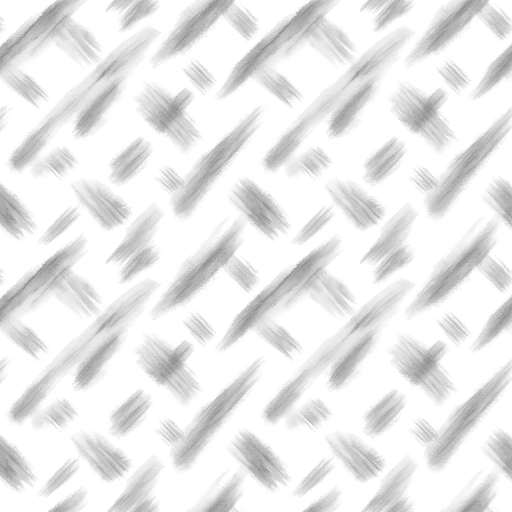
#> input picture art_src/src/v21f/fx_f08_brush_gen1.jpg, 1024 x 1024 px, found by its file name (shown at 1/2 size)
$ python make_fx_extra.py
#> lines starting #> are read from the running program, lines starting #| are printed output that depends on the picture
### art_src/tools/make_tiles.py
#!/usr/bin/env python3
"""Seamless terrain tiles / edge overlays from AI ground images, by tool only (no painting).

Tiles: the whole 1024 image is downscaled to N+ov (576 for N=512, never upscaled), then wrapped with a
min-error boundary cut (image quilting): the ov px that run past the right/bottom edge are stitched onto the
left/top along the cheapest path through |A-B|, feathered 2 px. No cross-fade, so no ghosting.
Edges: an AI image with material A on top and B below; the A fringe becomes an alpha overlay strip (A pixels by
colour classification, fading into the A tile above), wrapped in x the same way. Corners are polar warps of the
straight strip (outer: A inside a rounded quarter, inner: the reverse).
Usage: make_tiles.py config.json
"""
import json, sys, os
import numpy as np
from PIL import Image
from scipy import ndimage

def seam_score(t, axis):
    t = t[..., :3].astype(float)
    if axis == 'x':
        wrap = np.abs(t[:, -1] - t[:, 0]).mean(); inner = np.abs(np.diff(t, axis=1)).mean()
    else:
        wrap = np.abs(t[-1] - t[0]).mean(); inner = np.abs(np.diff(t, axis=0)).mean()
    return round(float(wrap / max(inner, 1e-6)), 2)

def min_cut(err):
    """err: H x ov. Returns per-row column index of the cut (cheapest top-to-bottom path)."""
    H, W = err.shape; E = err.copy(); back = np.zeros((H, W), int)
    for i in range(1, H):
        prev = np.pad(E[i - 1], 1, constant_values=np.inf)
        cand = np.stack([prev[:-2], prev[1:-1], prev[2:]]); k = cand.argmin(0)
        E[i] += cand[k, np.arange(W)]; back[i] = np.arange(W) + k - 1
    path = np.zeros(H, int); path[-1] = E[-1].argmin()
    for i in range(H - 1, 0, -1): path[i - 1] = back[i, path[i]]
    return path

def wrap_x(img, n, feather=2):
    """img: H x (n+ov) x C float -> H x n x C, seamless in x."""
    ov = img.shape[1] - n; A = img[:, n:]; B = img[:, :ov]
    err = ((A[..., :3] - B[..., :3]) ** 2).sum(-1)
    if img.shape[2] == 4: err += ((A[..., 3] - B[..., 3]) ** 2) * 3
    path = min_cut(err)
    cols = np.arange(ov)[None, :]
    w = np.clip((cols - path[:, None]) / (2 * feather) + 0.5, 0, 1)   # 0 = take A (left of cut), 1 = take B
    out = img[:, :n].copy(); out[:, :ov] = A * (1 - w[..., None]) + B * w[..., None]
    return out, int(err[np.arange(len(path)), path].mean())

# [12 lines left out: function tile, not called in this run]

def h_cut(err):
    """cheapest left-to-right path through err (H x W) -> row index per column"""
    return min_cut(err.T)

# [10 lines left out: function variant, not called in this run]

def green_mask(a):
    r, g, b = a[..., 0], a[..., 1], a[..., 2]
    return ((g > r * 1.04) & (g > b * 1.15)).astype(float)

# [50 lines left out: functions edge_strip, corner, not called in this run]

def save(a, p):
    os.makedirs(os.path.dirname(p), exist_ok=True)
    Image.fromarray(a.astype(np.uint8), 'RGBA' if a.shape[2] == 4 else 'RGB').save(p)

def tiling_check(a, p, k=3):
    big = np.tile(a, (k, k, 1)) if a.shape[2] == 3 else np.tile(a, (1, k, 1))
    im = Image.fromarray(big.astype(np.uint8)); im = im.resize((im.width // 2, im.height // 2), Image.LANCZOS); im.save(p)

# [25 lines left out: function main, not called in this run]

# [2 lines that do not run on import are left out]

### art_src/tools/make_fx_extra.py
#!/usr/bin/env python3
"""make_fx_extra.py: F08 warning brush texture (AI sheet -> seamless 256 by tool) and F12 damage-number bitmap font
(tool-made from an OFL font, no AI). usage: make_fx_extra.py   (run from the repo root)
F08: the AI brush sheet is nearly periodic (measured period ~507 px at 1024); crop one period + 64 px overlap, min-cut wrap
     in x and y (make_tiles.wrap_x, no cross-fade), downscale to 256 with wrap padding. Output RGBA: white, alpha = stroke
     density (the shader tints it #7A2A2A / #C8584A per the warning spec).
F12: Lilita One (SIL OFL 1.1, Google Fonts) digits 0-9 + - ! x, 64 px, cream fill (#F2EBDD) with a 2 px lighter top
     gradient, 5 px dark-brown outline (#2A2018), 3 px drop shadow; AngelCode BMFont text .fnt + atlas png (Godot imports
     .fnt). Colour per event via modulate (outline stays dark): preview shows normal / crit / heal / player-hurt tints."""
import os, sys, json
import numpy as np
from PIL import Image, ImageDraw, ImageFont, ImageFilter
sys.path.insert(0, os.path.dirname(os.path.abspath(__file__)))
from make_tiles import wrap_x, seam_score

OUT = 'art_src/fx/fx_v2'

def f08(src='art_src/src/v21f/fx_f08_brush_gen1.jpg', period=None):
#> called with src = 'art_src/src/v21f/fx_f08_brush_gen1.jpg'
    g = np.asarray(Image.open(src).convert('L')).astype(float)
    if period is None:
        errs = {p: np.abs(g[:, :1024 - p] - g[:, p:]).mean() + np.abs(g[:1024 - p] - g[p:]).mean() for p in range(440, 560)}
#> errs = 120 items
        period = min(errs, key=errs.get)
#> period = 508
    ov = 64; a = g[:period + ov, :period + ov][..., None].repeat(3, 2)
    a, cx = wrap_x(a, period); t, cy = wrap_x(a.transpose(1, 0, 2), period); a = t.transpose(1, 0, 2)
#> in wrap_x, `ov = img.shape[1] - n`: ov = 64
#> after the loop in min_cut, `for i in range(1, H):`:
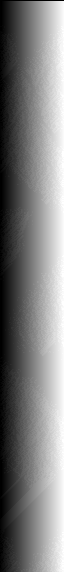
#> back: shape (572, 64) int64; min 0, max 63, mean 31.1; drawn with min black and max white
#> after the loop in min_cut, `for i in range(H - 1, 0, -1): path[i - 1] = back[i, path[i]]`: path = 572 values, max 58 at index 409, min 0 at index 0, mean 19.77
#> in wrap_x, `out[:, :ov] = A * (1 - w[..., None]) + B * w[..., None]`: out: shape (572, 508, 3) float64; min 125, max 255, mean 233.3
#> after `a, cx = wrap_x(a, period)`: cx = 3
#> call 2 of wrap_x, with n = 508, feather = 2
#> after the loop in min_cut (call 2), `for i in range(1, H):`:
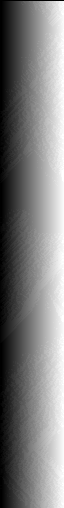
#> back: shape (508, 64) int64; min 0, max 63, mean 31.1; drawn with min black and max white
#> after the loop in min_cut (call 2), `for i in range(H - 1, 0, -1): path[i - 1] = back[i, path[i]]`: path = 508 values, max 63 at index 252, min 0 at index 0, mean 33.94
#> in wrap_x (call 2), `out[:, :ov] = A * (1 - w[..., None]) + B * w[..., None]`:
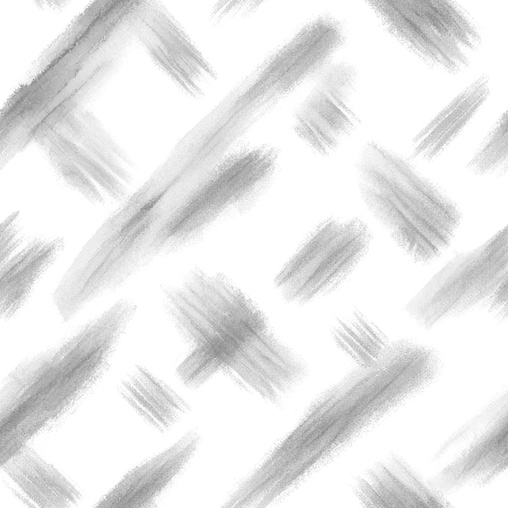
#> out: shape (508, 508, 3) float64; min 125, max 255, mean 234.1
#> after `t, cy = wrap_x(a.transpose(1, 0, 2), period)`: cy = 30
    pad = 32; big = np.pad(a, ((pad, pad), (pad, pad), (0, 0)), mode='wrap')
    s = 256 / period; im = Image.fromarray(np.clip(big, 0, 255).astype(np.uint8)).resize((round(big.shape[1] * s), round(big.shape[0] * s)), Image.LANCZOS)
#> after `s = 256 / period`: s = 0.504
    p2 = round(pad * s); im = im.crop((p2, p2, p2 + 256, p2 + 256))
#> after `p2 = round(pad * s)`: p2 = 16
    lum = np.asarray(im.convert('L')).astype(float)
    al = np.clip((255 - lum - 8) / (255 - lum - 8).max(), 0, 1) * 255
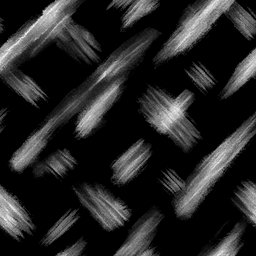
#> al: shape (256, 256) float64; min 0, max 255, mean 37.9
    out = np.dstack([np.full_like(al, 255), np.full_like(al, 255), np.full_like(al, 255), al]).astype(np.uint8)
#> out: shape (256, 256, 4)
    d = f'{OUT}/f08_warning_brush'; os.makedirs(d, exist_ok=True)
    Image.fromarray(out, 'RGBA').save(f'{d}/f08_warning_brush_256.png')
    sc = {'x': seam_score(np.dstack([al] * 3), 'x'), 'y': seam_score(np.dstack([al] * 3), 'y')}
#> in seam_score, `wrap = np.abs(t[:, -1] - t[:, 0]).mean()`: wrap = 7.8
#> in seam_score, `inner = np.abs(np.diff(t, axis=1)).mean()`: inner = 7.22
#> sc = {'x': 1.08, 'y': 0.8}
    # 3x3 check on the warning red
    chk = Image.new('RGBA', (768, 768), (60, 56, 52, 255)); tint = Image.new('RGBA', (256, 256), (200, 88, 74, 255)); tint.putalpha(Image.fromarray(al.astype(np.uint8)))
    for i in range(3):
        for j in range(3): chk.alpha_composite(tint, (i * 256, j * 256))
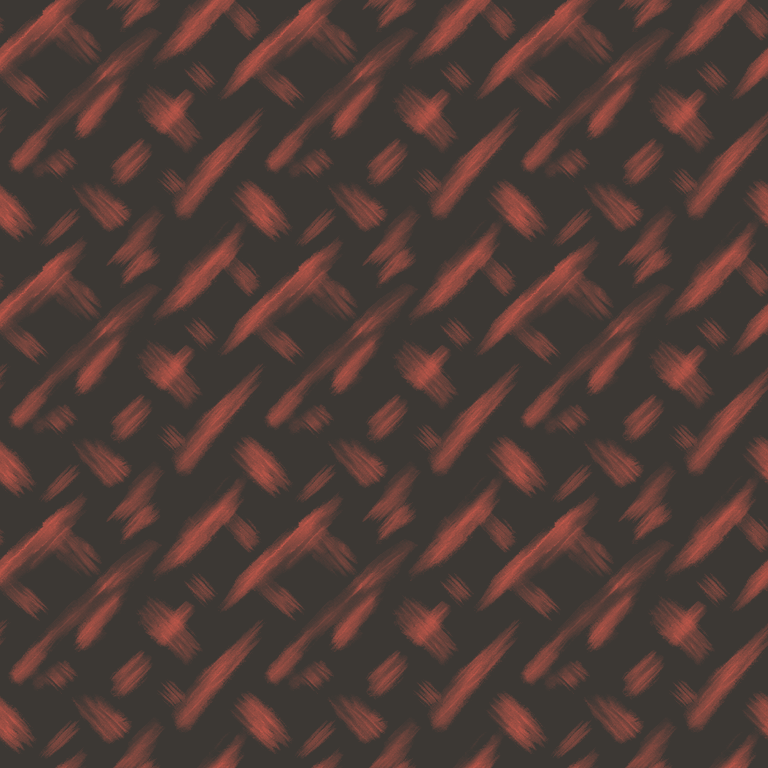
#> chk: PIL image 768x768 RGBA; mean R, G, B, A 80.7, 60.7, 55.2, 255
    chk.save(f'{d}/f08_warning_brush_tiling_check.png')
    return {'period_px_at_1024': int(period), 'seam': sc}

def f12(font='/usr/share/fonts/truetype/sand-box/google/Lilita One/LilitaOne-Regular.ttf', size=64):
#> called with size = 64
    chars = '0123456789+-!x'; ol = 5; sh = 3; padc = ol + sh + 2
#> after `chars = '0123456789+-!x'`: chars = '0123456789+-!x'
    F = ImageFont.truetype(font, size); asc, desc = F.getmetrics(); lh = asc + desc + 2 * padc
    glyphs = []
    for ch in chars:
        bb = F.getbbox(ch); w = bb[2] - bb[0] + 2 * padc; h = lh
        m = Image.new('L', (w, h), 0); ImageDraw.Draw(m).text((padc - bb[0], padc), ch, font=F, fill=255)
        ma = np.asarray(m).astype(float) / 255
        olm = np.asarray(m.filter(ImageFilter.MaxFilter(2 * ol + 1)).filter(ImageFilter.GaussianBlur(0.6))).astype(float) / 255
        shm = np.roll(np.roll(olm, sh, 0), 1, 1) * 0.55
        ys = np.linspace(1, 0, h)[:, None]
        fill = np.array([242, 235, 221], float) * (0.9 + 0.1 * ys[..., None])           # light top -> slightly darker bottom
        line = np.array([42, 32, 24], float)
        a_ol = np.maximum(olm, shm); rgb = line[None, None] * np.ones((h, w, 1))
        rgb = rgb * (1 - ma[..., None]) + fill * ma[..., None]
        a = np.clip(np.maximum(a_ol, ma), 0, 1)
        glyphs.append((ch, np.dstack([rgb, a * 255]).astype(np.uint8), bb[2] - bb[0]))
#> this loop made 14 passes
#> (ch, bb, w) on passes 1 to 12: ('0', (0, 12, 41, 61), 61), ('1', (0, 13, 41, 60), 61), ('2', (0, 12, 41, 60), 61), ('3', (0, 12, 41, 61), 61), ('4', (0, 13, 41, 60), 61), ('5', (0, 13, 41, 61), 61), ('6', (0, 12, 41, 61), 61), ('7', (0, 13, 41, 60), 61), ('8', (0, 12, 41, 61), 61), ('9', (0, 12, 41, 61), 61), ('+', (0, 21, 54, 60), 74), ('-', (0, 40, 23, 60), 43)
#> after the loop, glyphs = 14 items
    W = sum(g[1].shape[1] + 2 for g in glyphs); atlas = Image.new('RGBA', (W, lh), (0, 0, 0, 0)); x = 0
#> after `W = sum((g[1].shape[1] + 2 for g in glyphs))`: W = 859
#> after `atlas = Image.new('RGBA', (W, lh), (0, 0, 0, 0))`: atlas: PIL image 859x96 RGBA; every value is 0
    lines = [f'info face="LilitaOne" size={size} bold=0 italic=0 charset="" unicode=1 stretchH=100 smooth=1 aa=1 padding={padc},{padc},{padc},{padc} spacing=2,2 outline={ol}',
             f'common lineHeight={lh} base={asc + padc} scaleW={W} scaleH={lh} pages=1 packed=0', 'page id=0 file="f12_damage_font.png"', f'chars count={len(glyphs)}']
    for ch, arr, adv in glyphs:
        atlas.alpha_composite(Image.fromarray(arr, 'RGBA'), (x, 0))
        lines.append(f'char id={ord(ch)} x={x} y=0 width={arr.shape[1]} height={lh} xoffset={-padc} yoffset=0 xadvance={adv + 2} page=0 chnl=15')
        x += arr.shape[1] + 2
#> this loop made 14 passes
#> (ch, adv, x) on passes 1 to 12: ('0', 41, 63), ('1', 41, 126), ('2', 41, 189), ('3', 41, 252), ('4', 41, 315), ('5', 41, 378), ('6', 41, 441), ('7', 41, 504), ('8', 41, 567), ('9', 41, 630), ('+', 54, 706), ('-', 23, 751)
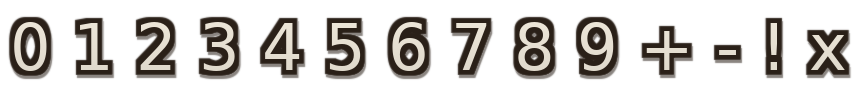
#> atlas: PIL image 859x96 RGBA; mean R, G, B, A 32.2, 28.7, 25.2, 74.7; transparent parts drawn white
#> after the loop, lines = 18 items; x = 859
    d = f'{OUT}/f12_damage_font'; os.makedirs(d, exist_ok=True)
    atlas.save(f'{d}/f12_damage_font.png'); open(f'{d}/f12_damage_font.fnt', 'w').write('\n'.join(lines) + '\n')
    # preview with the event tints (modulate)
    tints = {'normal': (255, 255, 255), 'crit (crimson)': (226, 120, 104), 'heal (moss)': (176, 210, 140), 'player hurt': (232, 150, 130)}
    pv = Image.new('RGBA', (900, 90 * len(tints)), (70, 74, 60, 255)); dd = ImageDraw.Draw(pv); gm = {g[0]: g for g in glyphs}
#> after `gm = {g[0]: g for g in glyphs}`: gm = 14 items
    for r, (nm, tc) in enumerate(tints.items()):
        txt = {'normal': '128', 'crit (crimson)': '256!', 'heal (moss)': '+35', 'player hurt': '-12'}[nm]; x = 20
        for ch in txt:
            arr = gm[ch][1].astype(float).copy(); arr[..., :3] *= np.array(tc, float) / 255
            pv.alpha_composite(Image.fromarray(arr.astype(np.uint8), 'RGBA'), (x, r * 90 + 4)); x += gm[ch][2] + 2
        dd.text((420, r * 90 + 36), nm + f'  modulate {tc}', fill=(240, 236, 226, 255))
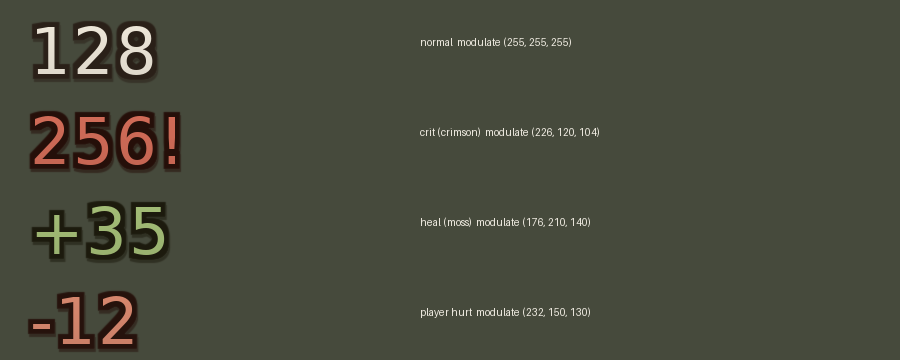
#> pv: PIL image 900x360 RGBA; mean R, G, B, A 71.7, 73.9, 59.9, 255
    pv.save(f'{d}/f12_damage_font_preview.png')
    return {'font': 'Lilita One (SIL OFL 1.1)', 'size': size, 'chars': chars, 'atlas': list(atlas.size)}

if __name__ == '__main__':
    rec = {'f08': f08(), 'f12': f12()}
    json.dump(rec, open(f'{OUT}/extra_manifest.json', 'w'), ensure_ascii=False, indent=1); print(rec)
#| {'f08': {'period_px_at_1024': 508, 'seam': {'x': 1.08, 'y': 0.8}}, 'f12': {'font': 'Lilita One (SIL OFL 1.1)', 'size': 64, 'chars': '0123456789+-!x', 'atlas': [859, 96]}}
